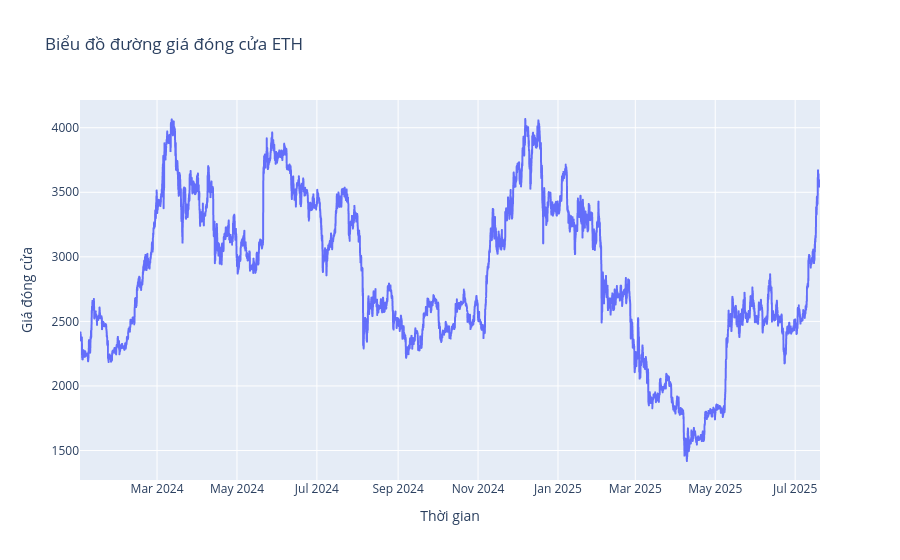

Notebook source saved alongside this figure:
### Code cell
#1 Biểu đồ đường giá đóng cửa theo thời gian
fig1 = px.line(df, x='open_time', y='close', 
               labels={'close':'Giá đóng cửa', 'open_time':'Thời gian'},
               title='Biểu đồ đường giá đóng cửa ETH')
fig1.show()

### Figure 1 — Plotly figure (JSON) as saved in the notebook; plotly's stock layout.template omitted (floating-point values rounded to 4 significant figures; data arrays with more than 128 entries replaced by an {"elided": "..."} marker saying what was removed)
{"data": [{"hovertemplate": "Thời gian=%{x}<br>Giá đóng cửa=%{y}<extra></extra>", "legendgroup": "", "line": {"color": "#636efa", "dash": "solid"}, "marker": {"symbol": "circle"}, "mode": "lines", "name": "", "showlegend": false, "type": "scattergl", "x": {"elided": "6778 str values"}, "xaxis": "x", "y": {"elided": "6778 float values"}, "yaxis": "y"}], "layout": {"legend": {"tracegroupgap": 0}, "title": {"text": "Biểu đồ đường giá đóng cửa ETH"}, "xaxis": {"anchor": "y", "domain": [0, 1], "title": {"text": "Thời gian"}}, "yaxis": {"anchor": "x", "domain": [0, 1], "title": {"text": "Giá đóng cửa"}}}}
